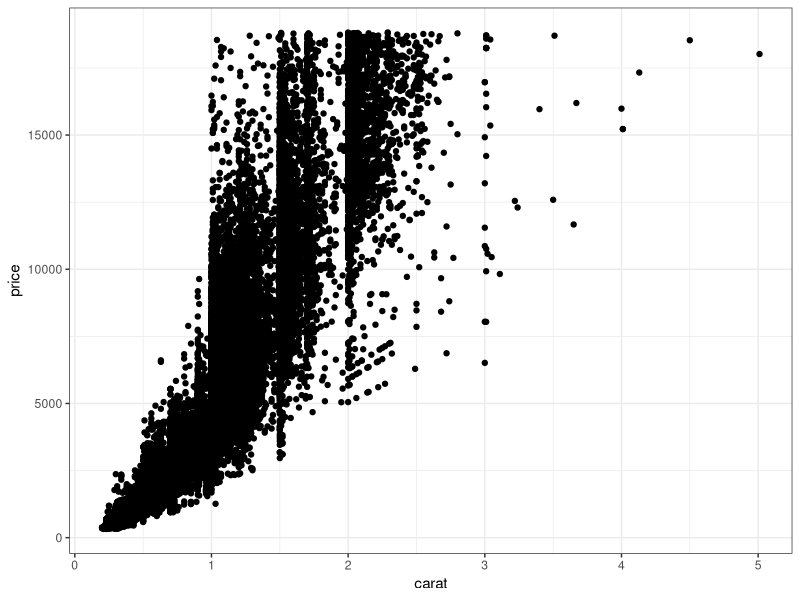
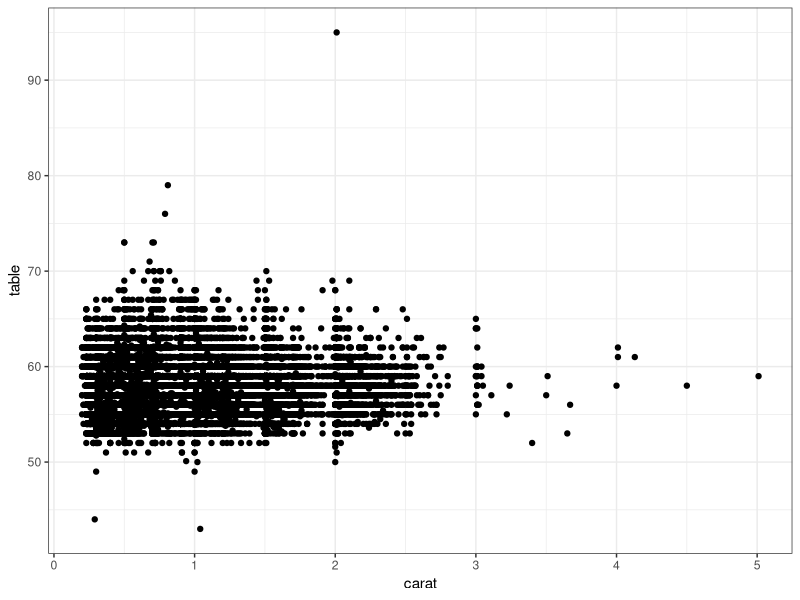

Generate these figures, in order, with R:
## ---- chunk 1
  #    ^ only output, not coding
  #cmd+alt+i --> for r coding
  #load libraries
  library(tidyverse)
  library(ggplot2)
  library(dplyr)
  library(knitr)
## ---- chunk 2
  #filter, use diaondswith a certain cut
  premium_diamonds <- diamonds %>%
    filter(cut=="Premium")
## ---- chunk 3
  kable(head(diamonds)) #kableextra
  df <- data.frame(x=1:10, y=11:20, z=101:110)
  summary_stats <- df %>% #start with the data frame, and then...
    summarize_at(
      .vars = c("x", "y", "z"), #select varibles for table
      .funs = funs(min, max, mean, median, sd) #summary statistics for table
      
    ) %>% 
    gather(key,value) %>%
    separate(col=key, sep="_", c("feature", "stat")) %>%
    spread(key=stat, value=value) #repeated obeservations in multiple columns
  kable(summary_stats)
## ---- chunk 4
  kable(head(diamonds)) #kableextra
  df <- data.frame(x=1:10, y=11:20, z=101:110, cat=c("cat1","cat2")) %>% filter(cat=="cat1")
  summary_stats <- df %>% #start with the data frame, and then...
    summarize_at(
      .vars = c("x", "y", "z"), #select varibles for table
      .funs = funs(min, max, mean, median, sd) #summary statistics for table
    ) %>% 
    gather(key,value) %>%
    separate(col=key, sep="_", c("feature", "stat")) %>%
    spread(key=stat, value=value) #repeated obeservations in multiple columns
  kable(summary_stats)
  
## ---- chunk 5
  #   ^ names must not include underscores
  ggplot(data=diamonds, aes(x=carat, y=price)) +
    geom_point() +
    theme_bw()
## ---- chunk 6
  ggplot(data=diamonds, aes(x=carat, y=table)) +
    geom_point() +
    theme_bw()
